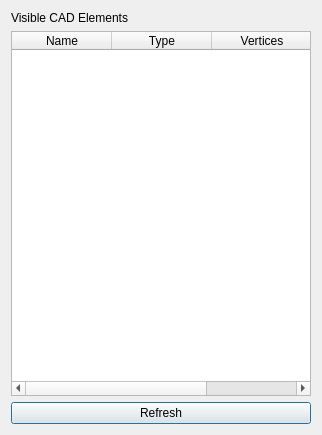
<?xml version="1.0" encoding="UTF-8"?>
<ui version="4.0">
 <class>CadDialog</class>
 <widget class="QDialog" name="CadDialog">
  <property name="geometry">
   <rect>
    <x>0</x>
    <y>0</y>
    <width>322</width>
    <height>435</height>
   </rect>
  </property>
  <property name="windowTitle">
   <string>CAD Elements Viewer</string>
  </property>
  <layout class="QVBoxLayout">
   <item>
    <widget class="QLabel" name="titleLabel">
     <property name="text">
      <string>Visible CAD Elements</string>
     </property>
    </widget>
   </item>
   <item>
    <widget class="QTableWidget" name="tableWidget">
     <column>
      <property name="text">
       <string>Name</string>
      </property>
     </column>
     <column>
      <property name="text">
       <string>Type</string>
      </property>
     </column>
     <column>
      <property name="text">
       <string>Vertices</string>
      </property>
     </column>
    </widget>
   </item>
   <item>
    <widget class="QPushButton" name="refreshButton">
     <property name="text">
      <string>Refresh</string>
     </property>
    </widget>
   </item>
  </layout>
 </widget>
 <resources/>
 <connections/>
</ui>
